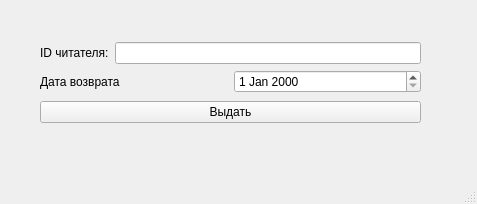
<?xml version="1.0" encoding="UTF-8"?>
<ui version="4.0">
 <class>GiveBookWindow</class>
 <widget class="QMainWindow" name="GiveBookWindow">
  <property name="geometry">
   <rect>
    <x>0</x>
    <y>0</y>
    <width>477</width>
    <height>204</height>
   </rect>
  </property>
  <property name="windowTitle">
   <string>MainWindow</string>
  </property>
  <widget class="QWidget" name="centralwidget">
   <widget class="QWidget" name="">
    <property name="geometry">
     <rect>
      <x>40</x>
      <y>40</y>
      <width>381</width>
      <height>86</height>
     </rect>
    </property>
    <layout class="QVBoxLayout" name="verticalLayout_2">
     <item>
      <layout class="QVBoxLayout" name="verticalLayout">
       <item>
        <layout class="QHBoxLayout" name="horizontalLayout">
         <item>
          <widget class="QLabel" name="label">
           <property name="text">
            <string>ID читателя:</string>
           </property>
          </widget>
         </item>
         <item>
          <widget class="QLineEdit" name="lineEditIdReader"/>
         </item>
        </layout>
       </item>
       <item>
        <layout class="QHBoxLayout" name="horizontalLayout_2">
         <item>
          <widget class="QLabel" name="label_2">
           <property name="text">
            <string>Дата возврата</string>
           </property>
          </widget>
         </item>
         <item>
          <widget class="QDateEdit" name="dateEditReturn"/>
         </item>
        </layout>
       </item>
      </layout>
     </item>
     <item>
      <widget class="QPushButton" name="pushButton">
       <property name="text">
        <string>Выдать</string>
       </property>
      </widget>
     </item>
    </layout>
   </widget>
  </widget>
  <widget class="QMenuBar" name="menubar">
   <property name="geometry">
    <rect>
     <x>0</x>
     <y>0</y>
     <width>477</width>
     <height>20</height>
    </rect>
   </property>
  </widget>
  <widget class="QStatusBar" name="statusbar"/>
 </widget>
 <resources/>
 <connections/>
</ui>
